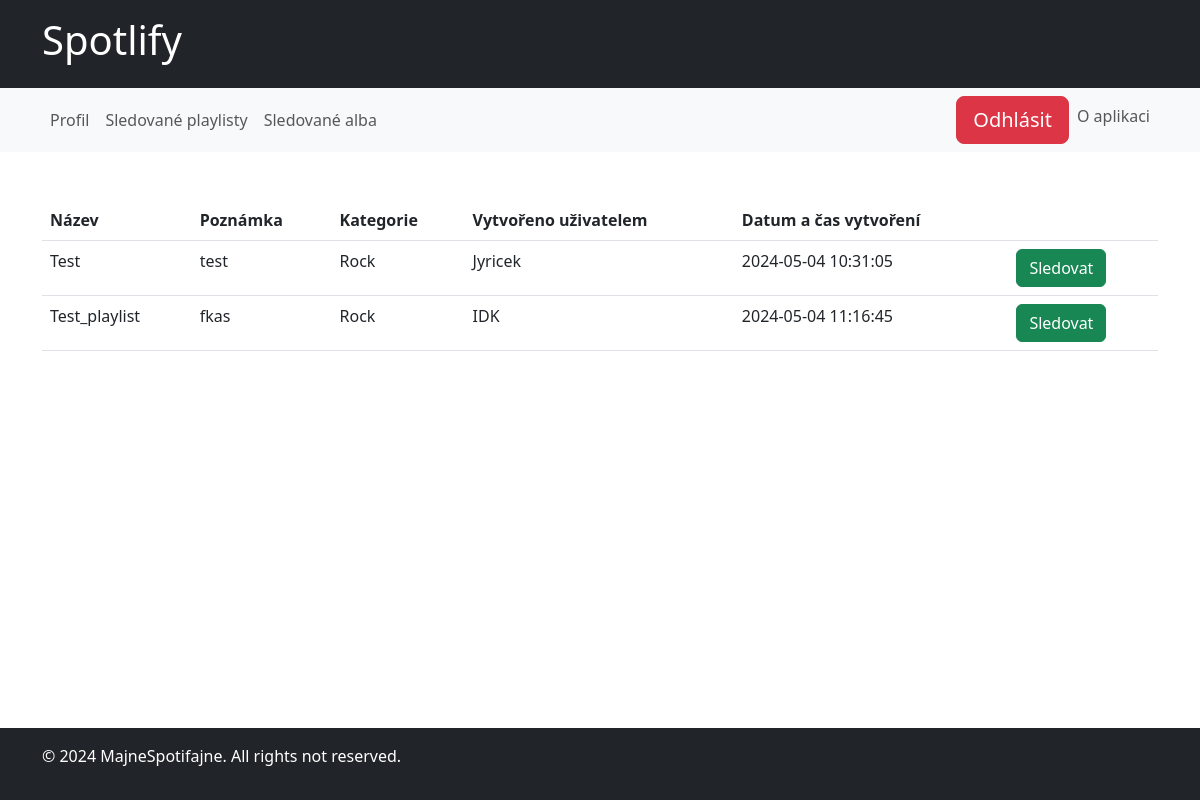
The page /openNewFollowPlaylist (signed in) on the database as committed earlier.
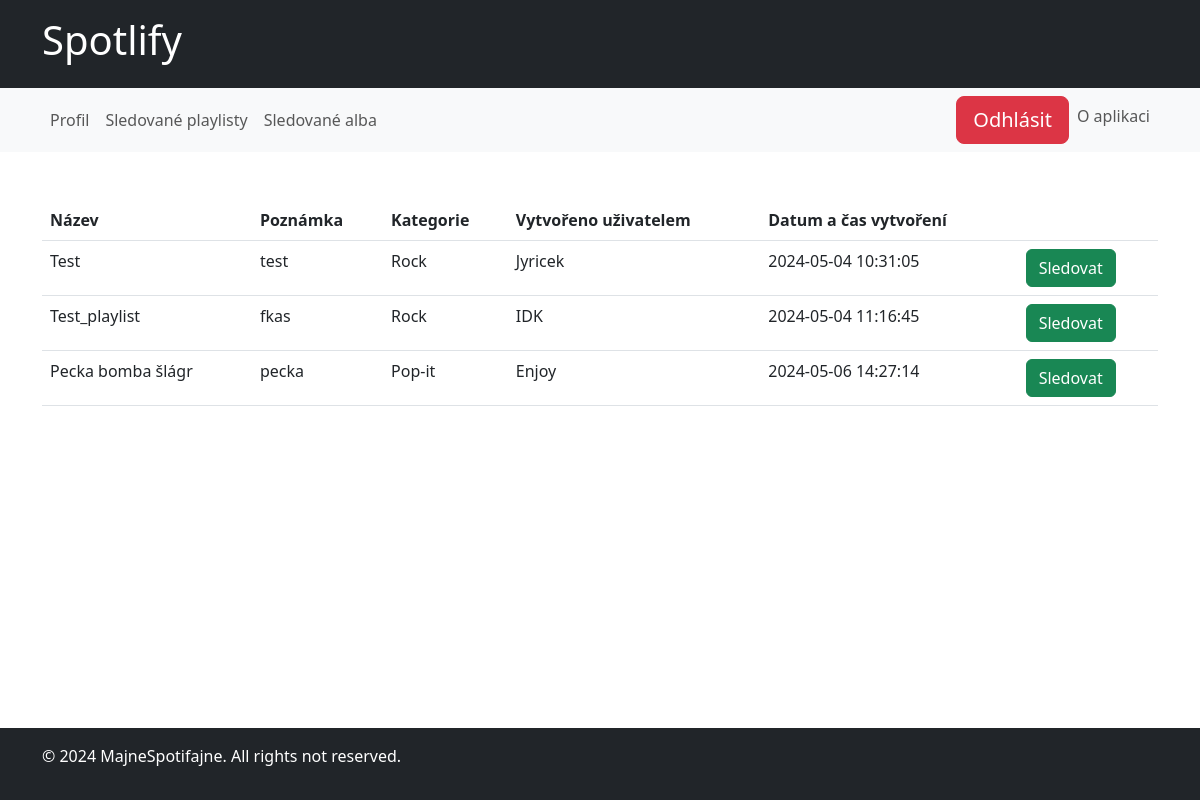
The same page on the database as committed later.
### spotify/models.py (models this page shows, shortened)
class Playlist(models.Model):
    playlist_id = models.AutoField(primary_key=True)
    playlist_name = models.CharField(max_length=30)
    playlist_create_date = models.DateTimeField(auto_now_add=True)
    playlist_note = models.CharField(max_length=30, null=True, blank=True)
    playlist_category = models.ForeignKey(Category, on_delete=models.CASCADE, null=False, default=None)
    creator_account = models.ForeignKey(Account, on_delete=models.CASCADE, null=False, default=None)

class Category(models.Model):
    category_id = models.AutoField(primary_key=True)
    category_name = models.CharField(max_length=20)
    def __str__(self):
        return self.category_name

class Account(models.Model):
    account_id = models.AutoField(primary_key=True)
    username = models.CharField(max_length=30)
    email = models.EmailField(max_length=20)
    password = models.CharField(max_length=12)
    creation_date = models.DateTimeField(auto_now_add=True)
    name = models.CharField(max_length=20)
    surname = models.CharField(max_length=20)
    phone = models.CharField(max_length=12)
    last_payment_date = models.DateField(null=True, blank=True, editable=False)
    next_payment_date = models.DateField(null=True, blank=True, editable=False)
    acc_sub_type = models.ForeignKey(AccountSubType, on_delete=models.CASCADE, null=False, blank=False)
    last_login = models.DateTimeField(auto_now=True)

### spotify/views.py (the view)
# urls.py: path('openNewFollowPlaylist', views.openNewFollowPlaylist, name='openNewFollowPlaylist'),
def openNewFollowPlaylist(request):
    logged_in_user = request.session.get('logged_in_user')
    account = Account.objects.get(username=logged_in_user)
    available_playlists = Playlist.objects.exclude(accountfollowedplaylists__account=account).exclude(creator_account=account)
    return render(request, 'FollowNewPlaylist.html', {'availablePlaylists':available_playlists})

### Templates/FollowNewPlaylist.html (shortened to what this page needs)
{% extends "UserLayout.html" %}
{% block content %}
<div>
    <table class="table">
        <thead class="thead-dark">
        <tr>
            <th scope="col">Název</th>
            <th scope="col">Poznámka</th>
            <th scope="col">Kategorie</th>
            <th scope="col">Vytvořeno uživatelem</th>
            <th scope="col">Datum a čas vytvoření</th>
            <th scope="col"></th>
        </tr>
        </thead>
        <tbody>
        {% for playlist in availablePlaylists %}
        <tr>
            <td>{{ playlist.playlist_name }}</td>
            <td>{{ playlist.playlist_note }}</td>
            <td>{{ playlist.playlist_category }}</td>
            <td>{{ playlist.creator_account.username }}</td>
            <td>{{ playlist.playlist_create_date|date:"Y-m-d H:i:s" }}</td>
            <td>
                <form action="{% url 'followPlaylist' %}" method="post">
                    <button type="submit" class="btn btn-success">Sledovat</button>
                </form>
            </td>
        </tr>
        {% endfor %}
        </tbody>
    </table>
</div>
{% endblock %}

### Templates/UserLayout.html (shortened to what this page needs)
<!DOCTYPE html>
<html lang="en">
<head>
    <link href="https://cdn.jsdelivr.net/npm/bootstrap@5.3.0-alpha1/dist/css/bootstrap.min.css" rel="stylesheet">
</head>
<body>
<header class="p-3 bg-dark text-white">
    <div class="container">
        <h1>Spotlify</h1>
    </div>
</header>
<nav class="navbar navbar-expand-lg navbar-light bg-light">
    <div class="container">
        <div class="collapse navbar-collapse" id="navbarNav">
            <ul class="navbar-nav">
                <li class="nav-item">
                    <a class="nav-link" href="{% url 'userAccount' %}">Profil</a>
                </li>
                <li class="nav-item">
                    <a class="nav-link" href="{% url 'followingPlaylists' %}">Sledované playlisty</a>
                </li>
                <li class="nav-item">
                    <a class="nav-link" href="{% url 'followingAlbums' %}">Sledované alba</a>
                </li>
            </ul>
            <ul class="navbar-nav ms-auto">
                <li>
                    <a class="btn btn-danger btn-lg btn-block" href="{% url 'logout' %}">Odhlásit</a>
                </li>
                <li>
                    <a class="nav-link" href="{% url 'about_account' %}">O aplikaci</a>
                </li>
            </ul>
        </div>
    </div>
</nav>
<main class="container mt-5">
    {% block content %}{% endblock %}
</main>
<footer class="p-3 bg-dark text-white fixed-bottom">
    <div class="container">
        <p>&copy; 2024 MajneSpotifajne. All rights not reserved.</p>
    </div>
</footer>
</body>
</html>

Rows that differ between the two databases and show on the page:
added Playlist: playlist_name "Pecka bomba šlágr", playlist_note "pecka", playlist_category "Pop-it", creator_account.username "Enjoy", playlist_create_date "2024-05-06 14:27:14"
